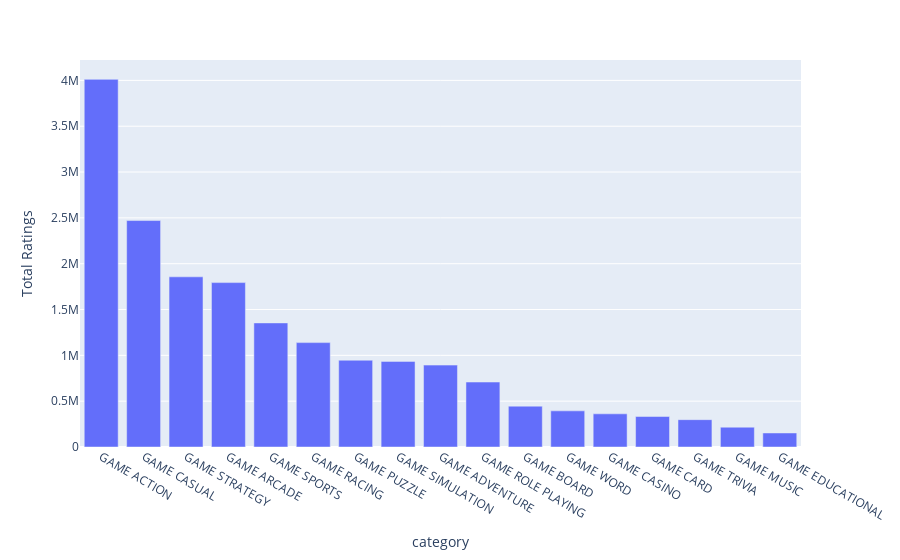

Notebook code cell kept with this figure:
### Code cell
fig = px.bar(a, x= a.index, y=a.values, labels={'y':'Total Ratings'})
fig.update_layout(xaxis={'categoryorder':'total descending'})
fig.show()

### Figure 1 — Plotly figure (JSON) as saved in the notebook; plotly's stock layout.template omitted (floating-point values rounded to 4 significant figures)
{"data": [{"alignmentgroup": "True", "hovertemplate": "category=%{x}<br>Total Ratings=%{y}<extra></extra>", "legendgroup": "", "marker": {"color": "#636efa", "pattern": {"shape": ""}}, "name": "", "offsetgroup": "", "orientation": "v", "showlegend": false, "textposition": "auto", "type": "bar", "x": ["GAME ACTION", "GAME ADVENTURE", "GAME ARCADE", "GAME BOARD", "GAME CARD", "GAME CASINO", "GAME CASUAL", "GAME EDUCATIONAL", "GAME MUSIC", "GAME PUZZLE", "GAME RACING", "GAME ROLE PLAYING", "GAME SIMULATION", "GAME SPORTS", "GAME STRATEGY", "GAME TRIVIA", "GAME WORD"], "xaxis": "x", "y": [4011000.0, 893600.0, 1794000.0, 445700.0, 332600.0, 361900.0, 2471000.0, 153000.0, 216300.0, 946700.0, 1139000.0, 708800.0, 934100.0, 1354000.0, 1857000.0, 298200.0, 394400.0], "yaxis": "y"}], "layout": {"barmode": "relative", "legend": {"tracegroupgap": 0}, "margin": {"t": 60}, "xaxis": {"anchor": "y", "categoryorder": "total descending", "domain": [0, 1], "title": {"text": "category"}}, "yaxis": {"anchor": "x", "domain": [0, 1], "title": {"text": "Total Ratings"}}}}
